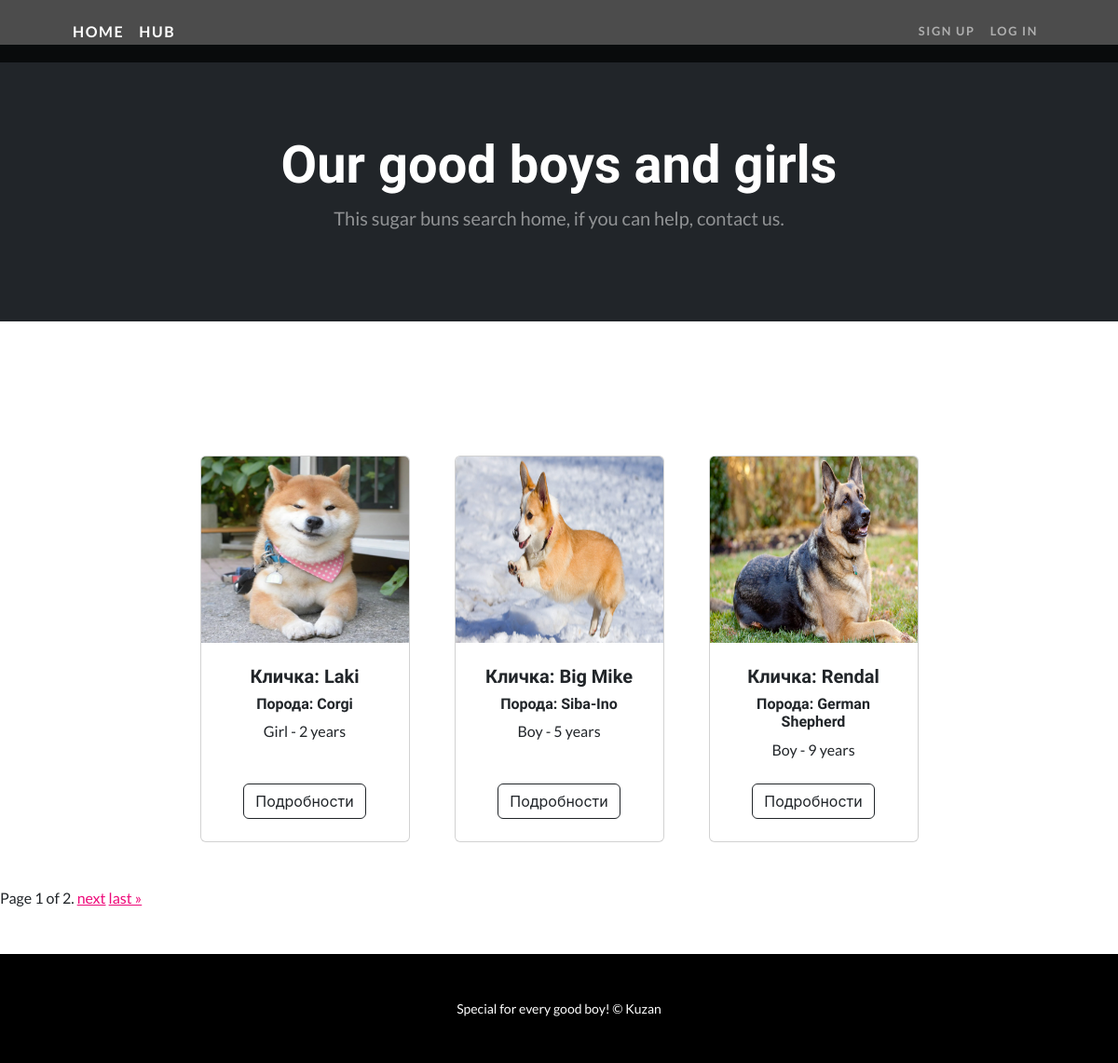
Before: /hub with the older database file.
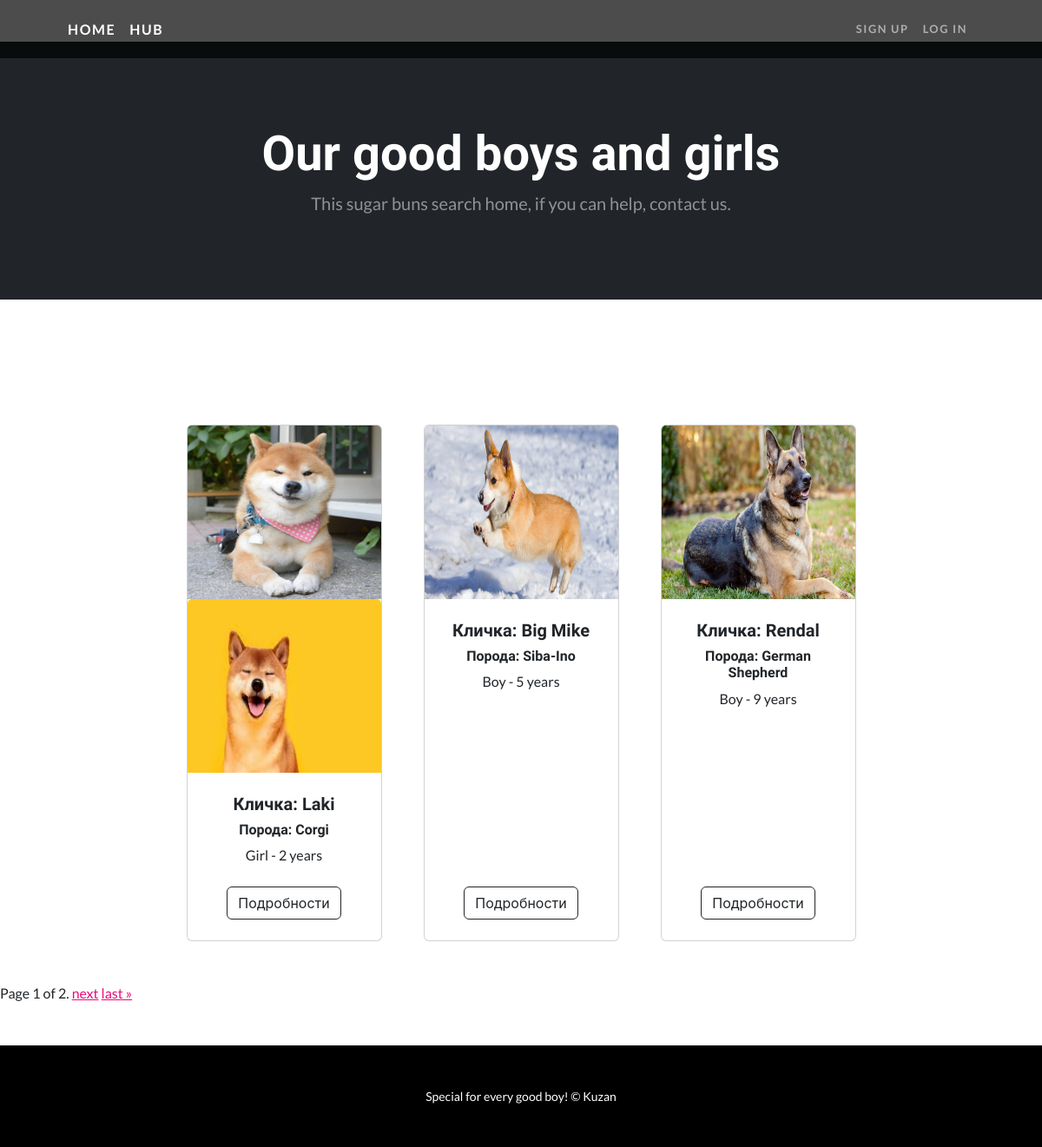
After: the same page with the newer database file.
### hub/models.py (models this page shows, shortened)
class PhotoDoggyModel(models.Model):
    image = models.FileField(upload_to='uploads/DoggyPhoto')
    doggy = models.ForeignKey(HubDoggyModel, on_delete=models.CASCADE, null=True, blank=True, related_name='photos')

class HubDoggyModel(models.Model):
    GENDER_DOGGY = [
        ('Boy', "Boy"),
        ('Girl', "Girl")
    ]
    name = models.CharField(max_length=255, blank=False, null=False)
    age_old = models.IntegerField(blank=False, null=False, validators=[MaxValueValidator(22)])
    months_old = models.IntegerField(blank=False, null=False, validators=[MaxValueValidator(12)])
    gender = models.CharField(max_length=4, choices=GENDER_DOGGY, default="Boy")
    place = models.CharField(max_length=255, blank=False, null=False)
    slug = models.SlugField(default='', null=False, db_index=True)
    price = models.IntegerField(blank=True, null=False, validators=[MinValueValidator(1)], default=0)
    seller = models.ForeignKey(User, on_delete=models.CASCADE, null=True, blank=True, related_name='doggy')
    species = models.CharField(max_length=255, blank=False, null=False, default='')

### hub/views.py (the view)
# urls.py: path('hub', views.HubPageView.as_view(), name="hub_page"),
class HubPageView(ListView):
    model = HubDoggyModel
    template_name = 'hub/hubpage.html'
    context_object_name = 'pets'
    paginate_by = 3

### templates/hub/hubpage.html (shortened to what this page needs)
{% extends 'base.html' %}
{% load static %}
{% block content %}
{% include "navigation.html" %}
<header class="bg-dark py-5">
    <div class="container px-4 px-lg-5 my-5">
        <div class="text-center text-white">
            <h1 class="display-4 fw-bolder">Our good boys and girls</h1>
            <p class="lead fw-normal text-white-50 mb-0">This sugar buns search home, if you can help, contact us.</p>
        </div>
    </div>
</header>
<br><br>
<section class="py-5">
    <div class="container px-4 px-lg-5 mt-5">
        <div class="row gx-4 gx-lg-5 row-cols-2 row-cols-md-3 row-cols-xl-4 justify-content-center">
            {% for pet in pets %}
            <div class="col mb-5">
                <div class="card h-100">
                    {% for photo in pet.photos.all %}
                        <img class="card-img-top" src="{{ photo.image.url }}" alt="..." width="600" height="200"/>
                    {% endfor %}
                    <div class="card-body p-4">
                        <div class="text-center">
                            <h5 class="fw-bolder">Кличка: {{ pet.name }}</h5>
                            <h6 class="fw-bolder">Порода: {{ pet.species }}</h6>
                            {{ pet.gender }} - {{ pet.age_old }} years
                        </div>
                    </div>
                    <div class="card-footer p-4 pt-0 border-top-0 bg-transparent">
                        <div class="text-center"><a class="btn btn-outline-dark mt-auto" href="hub/{{pet.slug}}">Подробности</a></div>
                    </div>
                </div>
            </div>
            {% endfor%}
        </div>
    </div>
<div class="pagination">
    <span class="step-links">
        <span class="current">
            Page {{ page_obj.number }} of {{ page_obj.paginator.num_pages }}.
        </span>
        {% if page_obj.has_next %}
            <a href="?page={{ page_obj.next_page_number }}">next</a>
            <a href="?page={{ page_obj.paginator.num_pages }}">last &raquo;</a>
        {% endif %}
    </span>
</div>
</section>
{% include 'footer.html' %}
{% endblock %}

Changed rows visible on the page:
added PhotoDoggyModel: image (picture), shown under HubDoggyModel "Laki"
